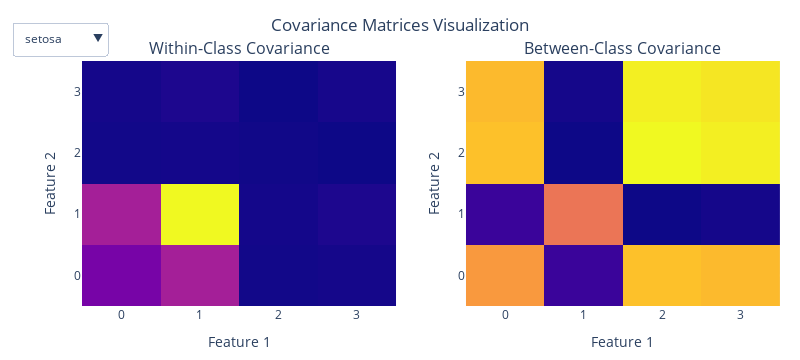

Notebook code cell kept with this figure:
### Markdown cell above
#### 1. Compute Covariance Matrices:

The within-class covariance matrix $(S_W)$ and the between-class covariance matrix $(S_B)$ are calculated as follows:

- Within-class covariance matrix $(S_W)$:

  $$S_W = \sum_{i=1}^{c} \sum_{j=1}^{n_i} (x_{ij} - \mu_i)(x_{ij} - \mu_i)^T$$
 
  where $(c)$ is the number of classes, $(n_i)$ is the number of samples in class $(i)$, $(x_{ij})$ is the $(j)$-th sample from class $(i)$, and $(\mu_i)$ is the mean vector of class $(i)$.

- Between-class covariance matrix $(S_B)$:
  
  $$S_B = \sum_{i=1}^{c} n_i (\mu_i - \mu)(\mu_i - \mu)^T$$
  
  where $(c)$ is the number of classes, $(n_i)$ is the number of samples in class $(i)$, $(\mu_i)$ is the mean vector of class $(i)$, and $(\mu)$ is the overall mean vector.

### Code cell
import numpy as np
import plotly.graph_objects as go
from sklearn.datasets import load_iris
from sklearn.preprocessing import StandardScaler
from plotly.subplots import make_subplots

# Load Iris dataset
data = load_iris()
X = data.data
y = data.target
target_names = data.target_names

# Standardize the features
scaler = StandardScaler()
X_std = scaler.fit_transform(X)

# Create subplots
fig = make_subplots(rows=1, cols=2, subplot_titles=('Within-Class Covariance', 'Between-Class Covariance'))

# Generate covariance matrices for each class and add them to the figure
for class_idx in range(len(target_names)):
    X_class = X_std[y == class_idx]
    cov_within = np.cov(X_class, rowvar=False)
    overall_mean = np.mean(X_std, axis=0)
    mean_vec = np.mean(X_class, axis=0)
    cov_between = np.outer((mean_vec - overall_mean), (mean_vec - overall_mean))

    fig.add_trace(go.Heatmap(z=cov_within, showscale=False, visible=(class_idx == 0)), row=1, col=1)
    fig.add_trace(go.Heatmap(z=cov_between, showscale=False, visible=(class_idx == 0)), row=1, col=2)

fig.update_layout(
    width=800,
    title={"text": "Covariance Matrices Visualization", "x": 0.5},
    margin=dict(l=20, r=20, t=50, b=20)  # Reduced margins
)

# Update axis labels
fig.update_xaxes(title_text="Feature 1", row=1, col=1)
fig.update_yaxes(title_text="Feature 2", row=1, col=1)
fig.update_xaxes(title_text="Feature 1", row=1, col=2)
fig.update_yaxes(title_text="Feature 2", row=1, col=2)

# Create buttons for class selection
buttons = []
for class_idx, class_name in enumerate(target_names):
    buttons.append(
        dict(
            label=class_name,
            method="update",
            args=[{"visible": [False] * len(target_names) * 2}],
        )
    )
    buttons[-1]["args"][0]["visible"][class_idx * 2] = True  # Within-Class Covariance
    buttons[-1]["args"][0]["visible"][class_idx * 2 + 1] = True  # Between-Class Covariance

# Add buttons to the figure layout
fig.update_layout(
    updatemenus=[
        dict(
            buttons=buttons,
            direction="down",
            pad={"r": 10, "t": 10},
            showactive=True,
            x=-0.1,
            xanchor="left",
            y=1.2,
            yanchor="top"
        )
    ]
)

fig.show()

### Figure 1 — Plotly figure (JSON) as saved in the notebook; plotly's stock layout.template omitted (floating-point values rounded to 4 significant figures)
{"data": [{"showscale": false, "type": "heatmap", "visible": true, "xaxis": "x", "yaxis": "y", "z": [[0.1824, 0.2767, 0.01126, 0.01648], [0.2767, 0.7614, 0.01531, 0.02817], [0.01126, 0.01531, 0.009743, 0.004541], [0.01648, 0.02817, 0.004541, 0.01924]]}, {"showscale": false, "type": "heatmap", "visible": true, "xaxis": "x2", "yaxis": "y2", "z": [[1.029, -0.8657, 1.324, 1.273], [-0.8657, 0.7281, -1.113, -1.071], [1.324, -1.113, 1.703, 1.638], [1.273, -1.071, 1.638, 1.575]]}, {"showscale": false, "type": "heatmap", "visible": false, "xaxis": "x", "yaxis": "y", "z": [[0.3912, 0.2376, 0.126, 0.08897], [0.2376, 0.5218, 0.1081, 0.1249], [0.126, 0.1081, 0.07133, 0.05469], [0.08897, 0.1249, 0.05469, 0.06776]]}, {"showscale": false, "type": "heatmap", "visible": false, "xaxis": "x2", "yaxis": "y2", "z": [[0.01261, -0.07427, 0.03204, 0.01872], [-0.07427, 0.4375, -0.1887, -0.1103], [0.03204, -0.1887, 0.08141, 0.04757], [0.01872, -0.1103, 0.04757, 0.0278]]}, {"showscale": false, "type": "heatmap", "visible": false, "xaxis": "x", "yaxis": "y", "z": [[0.5936, 0.2615, 0.2089, 0.0783], [0.2615, 0.5511, 0.09339, 0.1443], [0.2089, 0.09339, 0.0984, 0.03653], [0.0783, 0.1443, 0.03653, 0.1307]]}, {"showscale": false, "type": "heatmap", "visible": false, "xaxis": "x2", "yaxis": "y2", "z": [[0.8141, -0.1731, 0.92, 0.9818], [-0.1731, 0.0368, -0.1956, -0.2087], [0.92, -0.1956, 1.04, 1.11], [0.9818, -0.2087, 1.11, 1.184]]}], "layout": {"annotations": [{"font": {"size": 16}, "showarrow": false, "text": "Within-Class Covariance", "x": 0.225, "xanchor": "center", "xref": "paper", "y": 1, "yanchor": "bottom", "yref": "paper"}, {"font": {"size": 16}, "showarrow": false, "text": "Between-Class Covariance", "x": 0.775, "xanchor": "center", "xref": "paper", "y": 1, "yanchor": "bottom", "yref": "paper"}], "height": 360, "margin": {"b": 20, "l": 20, "r": 20, "t": 50}, "title": {"text": "Covariance Matrices Visualization", "x": 0.5}, "updatemenus": [{"buttons": [{"args": [{"visible": [true, true, false, false, false, false]}], "label": "setosa", "method": "update"}, {"args": [{"visible": [false, false, true, true, false, false]}], "label": "versicolor", "method": "update"}, {"args": [{"visible": [false, false, false, false, true, true]}], "label": "virginica", "method": "update"}], "direction": "down", "pad": {"r": 10, "t": 10}, "showactive": true, "x": -0.1, "xanchor": "left", "y": 1.2, "yanchor": "top"}], "width": 800, "xaxis": {"anchor": "y", "autorange": true, "domain": [0, 0.45], "range": [-0.5, 3.5], "title": {"text": "Feature 1"}}, "xaxis2": {"anchor": "y2", "autorange": true, "domain": [0.55, 1], "range": [-0.5, 3.5], "title": {"text": "Feature 1"}}, "yaxis": {"anchor": "x", "autorange": true, "domain": [0, 1], "range": [-0.5, 3.5], "title": {"text": "Feature 2"}}, "yaxis2": {"anchor": "x2", "autorange": true, "domain": [0, 1], "range": [-0.5, 3.5], "title": {"text": "Feature 2"}}}}
